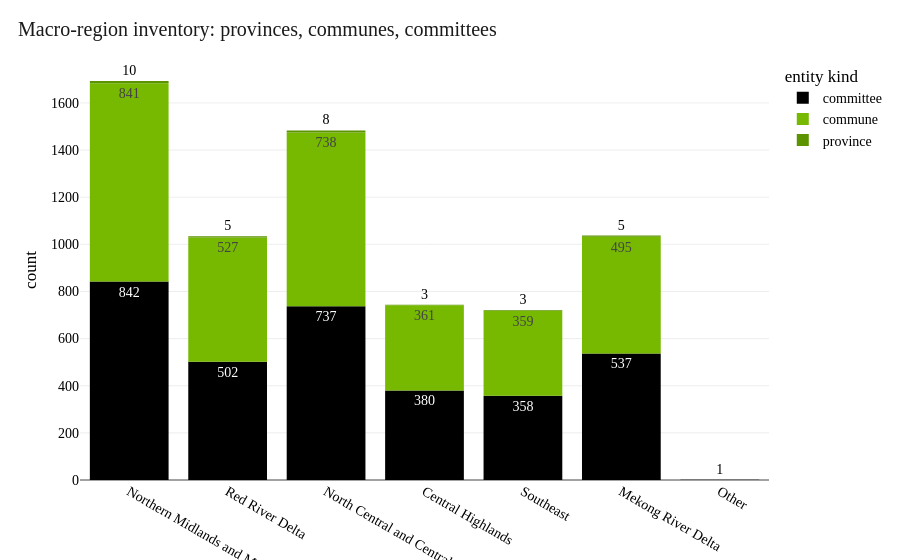

Notebook cell for this chart:
### Code cell
fig_macro_region(df).show()

### Figure 1 — Plotly figure (JSON) as saved in the notebook; plotly's stock layout.template omitted (floating-point values rounded to 4 significant figures)
{"data": [{"hovertemplate": "kind=committee<br>macro_region_en=%{x}<br>n=%{text}<extra></extra>", "legendgroup": "committee", "marker": {"color": "#000000", "pattern": {"shape": ""}}, "name": "committee", "orientation": "v", "showlegend": true, "text": [380.0, 537.0, 737.0, 842.0, 1.0, 502.0, 358.0], "textposition": "outside", "type": "bar", "x": ["Central Highlands", "Mekong River Delta", "North Central and Central Coastal Areas", "Northern Midlands and Mountain Areas", "Other", "Red River Delta", "Southeast"], "xaxis": "x", "y": [380, 537, 737, 842, 1, 502, 358], "yaxis": "y"}, {"hovertemplate": "kind=commune<br>macro_region_en=%{x}<br>n=%{text}<extra></extra>", "legendgroup": "commune", "marker": {"color": "#76B900", "pattern": {"shape": ""}}, "name": "commune", "orientation": "v", "showlegend": true, "text": [361.0, 495.0, 738.0, 841.0, 527.0, 359.0], "textposition": "outside", "type": "bar", "x": ["Central Highlands", "Mekong River Delta", "North Central and Central Coastal Areas", "Northern Midlands and Mountain Areas", "Red River Delta", "Southeast"], "xaxis": "x", "y": [361, 495, 738, 841, 527, 359], "yaxis": "y"}, {"hovertemplate": "kind=province<br>macro_region_en=%{x}<br>n=%{text}<extra></extra>", "legendgroup": "province", "marker": {"color": "#5C9300", "pattern": {"shape": ""}}, "name": "province", "orientation": "v", "showlegend": true, "text": [3.0, 5.0, 8.0, 10.0, 5.0, 3.0], "textposition": "outside", "type": "bar", "x": ["Central Highlands", "Mekong River Delta", "North Central and Central Coastal Areas", "Northern Midlands and Mountain Areas", "Red River Delta", "Southeast"], "xaxis": "x", "y": [3, 5, 8, 10, 5, 3], "yaxis": "y"}], "layout": {"barmode": "relative", "legend": {"title": {"text": "entity kind"}, "tracegroupgap": 0}, "margin": {"t": 60}, "title": {"text": "Macro-region inventory: provinces, communes, committees"}, "xaxis": {"anchor": "y", "categoryarray": ["Northern Midlands and Mountain Areas", "Red River Delta", "North Central and Central Coastal Areas", "Central Highlands", "Southeast", "Mekong River Delta"], "categoryorder": "array", "domain": [0, 1], "title": {}}, "yaxis": {"anchor": "x", "domain": [0, 1], "title": {"text": "count"}}}}
